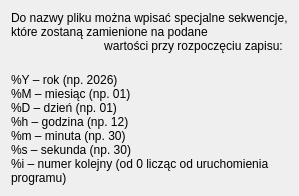
<?xml version="1.0" encoding="UTF-8"?>
<ui version="4.0">
    <class>FileNameTemplatingDialog</class>
    <widget class="QDialog" name="FileNameTemplatingDialog">
        <property name="windowModality">
            <enum>Qt::WindowModality::NonModal</enum>
        </property>
        <property name="geometry">
            <rect>
                <x>0</x>
                <y>0</y>
                <width>400</width>
                <height>220</height>
            </rect>
        </property>
        <property name="sizePolicy">
            <sizepolicy hsizetype="Fixed" vsizetype="Fixed">
                <horstretch>0</horstretch>
                <verstretch>0</verstretch>
            </sizepolicy>
        </property>
        <property name="windowTitle">
            <string>Szablon nazwy pliku</string>
        </property>
        <layout class="QVBoxLayout" name="verticalLayout">
            <property name="sizeConstraint">
                <enum>QLayout::SizeConstraint::SetFixedSize</enum>
            </property>
            <item>
                <widget class="QLabel" name="labelDescription">
                    <property name="text">
                        <string>Do nazwy pliku można wpisać specjalne sekwencje, które zostaną zamienione na podane
                            wartości przy rozpoczęciu zapisu:
                        </string>
                    </property>
                    <property name="wordWrap">
                        <bool>true</bool>
                    </property>
                </widget>
            </item>
            <item>
                <widget class="QLabel" name="labelGuide">
                    <property name="sizePolicy">
                        <sizepolicy hsizetype="Preferred" vsizetype="MinimumExpanding">
                            <horstretch>0</horstretch>
                            <verstretch>0</verstretch>
                        </sizepolicy>
                    </property>
                    <property name="text">
                        <string>&lt;html&gt;&lt;head/&gt;&lt;body&gt;&lt;p&gt;%Y – rok (np. 2026)&lt;br/&gt;%M – miesiąc
                            (np. 01)&lt;br/&gt;%D – dzień (np. 01)&lt;br/&gt;%h – godzina (np. 12)&lt;br/&gt;%m – minuta
                            (np. 30)&lt;br/&gt;%s – sekunda (np. 30)&lt;br/&gt;%i – numer kolejny (od 0 licząc od
                            uruchomienia programu)&lt;/p&gt;&lt;/body&gt;&lt;/html&gt;
                        </string>
                    </property>
                    <property name="alignment">
                        <set>
                            Qt::AlignmentFlag::AlignLeading|Qt::AlignmentFlag::AlignLeft|Qt::AlignmentFlag::AlignVCenter
                        </set>
                    </property>
                    <property name="wordWrap">
                        <bool>true</bool>
                    </property>
                </widget>
            </item>
        </layout>
    </widget>
    <resources/>
    <connections/>
</ui>
